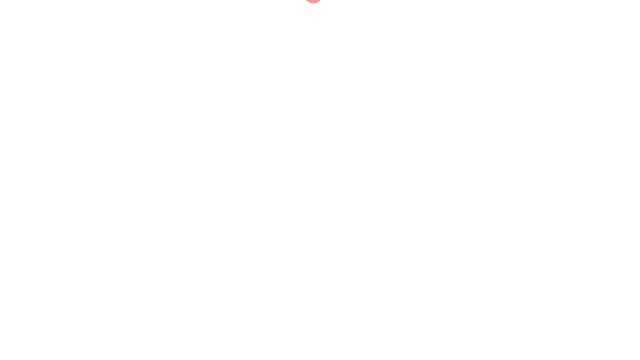
Frame 1 (no input)
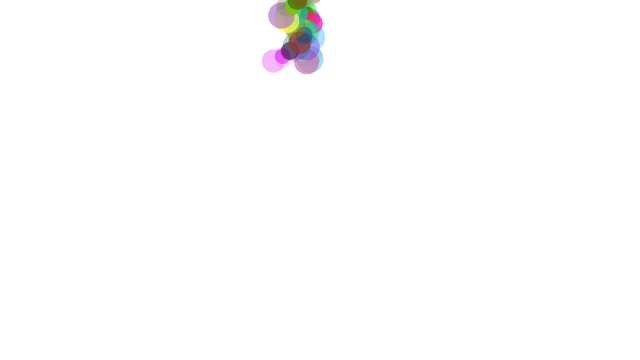
Frame 60 (no input)
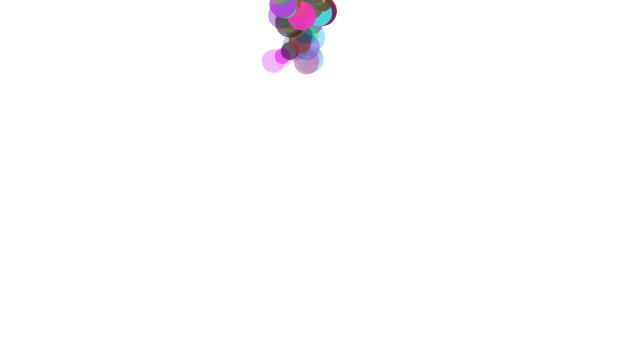
Frame 120 (the mouse pressed at the canvas centre since frame 60)

The p5.js sketch that drew these frames (run headless with seeded random() and noise() and a simulated clock; from frame 60 on, the mouse is pressed at the canvas centre):

// p5.js sketch
// ── sketch.js
// Daniel Shiffman
// https://www.kadenze.com/courses/the-nature-of-code
// http://natureofcode.com/
// Session 1: Random Walker

let x, y, r;
let red, green, blue;
var w;

function setup() {
  background(127);
  noStroke();
  createCanvas(640, 360);
  // Make a Walker object
  w = new Walker();
}

function draw() {
  x = random(width);
  y = random(height);

  if(random() > 0.9){
    r = random(60, 80);
  }else{
    r = random(10, 30);

    //色をランダムにする
  red = random(0, 255);
  green = random(0, 255);
  blue = random(0, 255);


  // Update and display object

  w.update();
  w.display();
}
}

 function Walker() {

  // Start Walker in center
  this.pos = createVector(width / 2, 0);

  this.update = function() {
    // Move Walker randomly
    var vel = createVector(random(-10, 10), random(-10, 10));
    this.pos.add(vel);
  }

  this.display = function() {
    // Draw Walker as circle
    fill(red, green, blue, random(30, 250));
  ellipse(this.pos.x, this.pos.y, r);
  }
}
